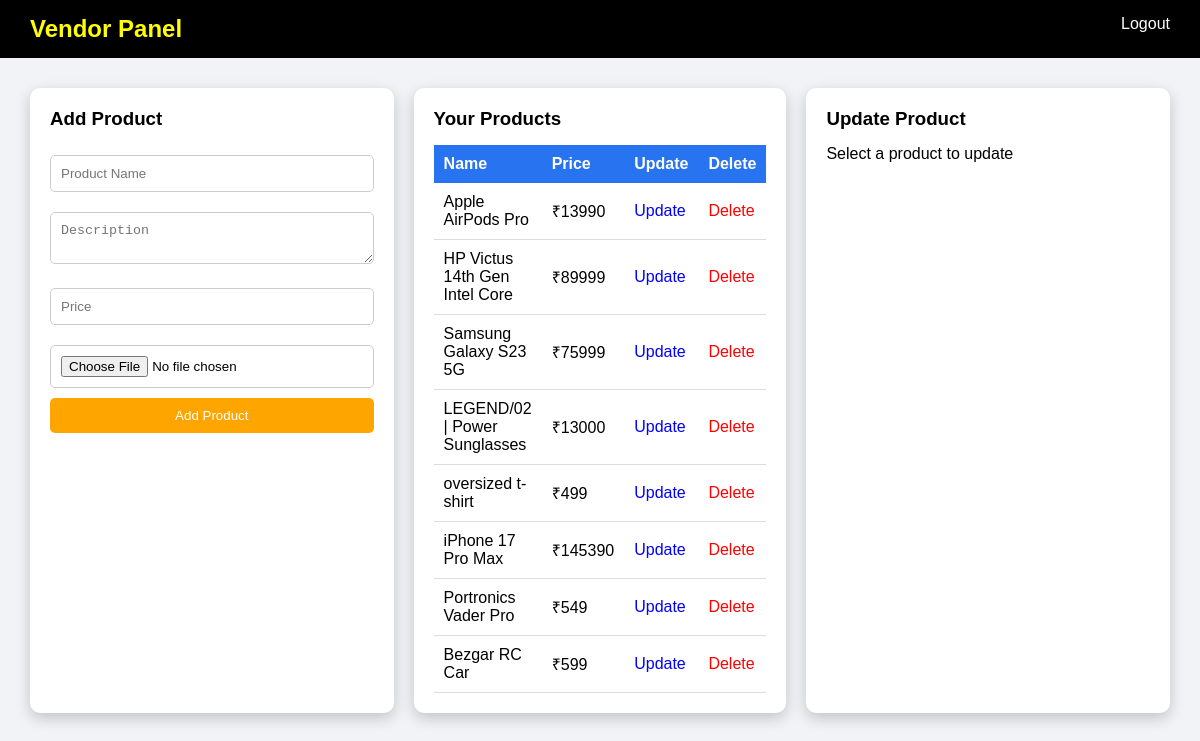
The page /vendor/ (signed in) on the database its author committed.
### store/models.py (models this page shows, shortened)
class Product(models.Model):
    vendor = models.ForeignKey(settings.AUTH_USER_MODEL, on_delete=models.CASCADE)
    name = models.CharField(max_length=200)
    description = models.TextField()
    price = models.IntegerField()
    image = models.ImageField(upload_to='products/', null=True, blank=True)

### store/views.py (the view, shortened to what this page needs)
# urls.py: path('vendor/', views.vendor_dashboard, name='vendor_dashboard'),
@login_required
def vendor_dashboard(request):
    if request.user.role != 'vendor':
        return redirect('home')
    products = Product.objects.filter(vendor=request.user)
    return render(request, 'vendor_dashboard.html', {
        'products': products
    })

### store/templates/vendor_dashboard.html (shortened to what this page needs)
<!DOCTYPE html>
<html>
<head>
</head>
<body>
<div class="navbar">
    <h2>Vendor Panel</h2>
    <a href="/logout/">Logout</a>
</div>
<div class="container">
    <div class="card">
        <h3>Add Product</h3>
        <form method="POST" enctype="multipart/form-data">
            <input type="text" name="name" placeholder="Product Name" required>
            <textarea name="description" placeholder="Description" required></textarea>
            <input type="number" name="price" placeholder="Price" required>
            <input type="file" name="image">
            <button type="submit">Add Product</button>
        </form>
    </div>
    <div class="card">
        <h3>Your Products</h3>
        <table>
            <tr>
                <th>Name</th>
                <th>Price</th>
                <th>Update</th>
                <th>Delete</th>
            </tr>
            {% for product in products %}
            <tr>
                <td>{{ product.name }}</td>
                <td>₹{{ product.price }}</td>
                <td>
                    <a href="{% url 'update_product' product.id %}" class="update">
                        Update
                    </a>
                </td>
                <td>
                    <a href="{% url 'delete_product' product.id %}" class="delete">
                        Delete
                    </a>
                </td>
            </tr>
            {% empty %}
            <tr>
                <td colspan="4">No products</td>
            </tr>
            {% endfor %}
        </table>
    </div>
    <div class="card">
        <h3>Update Product</h3>
        {% if edit_product %}
        <form method="POST" enctype="multipart/form-data">
            {% csrf_token %}
            <input type="text" name="name" value="{{ edit_product.name }}" required>
            <textarea name="description">{{ edit_product.description }}</textarea>
            <input type="number" name="price" value="{{ edit_product.price }}" required>
            <input type="file" name="image">
            <button type="submit">Update Product</button>
        </form>
        {% else %}
            <p>Select a product to update</p>
        {% endif %}
    </div>
</div>
</body>
</html>

### store/templates/vendor_dashboard.html (style rules this page uses)
* { margin: 0; padding: 0; box-sizing: border-box; }
body { font-family: Arial; background: #f1f3f6; }
.navbar { background: #000; color: yellow; padding: 15px 30px; display: flex; justify-content: space-between; }
.navbar a { color: white; text-decoration: none; }
.container { display: flex; gap: 20px; padding: 30px; }
.card { background: white; padding: 20px; border-radius: 10px; box-shadow: 0px 5px 15px rgba(0,0,0,0.2); flex: 1; }
h3 { margin-bottom: 15px; }
input, textarea { width: 100%; padding: 10px; margin: 10px 0; border-radius: 5px; border: 1px solid #ccc; }
button { width: 100%; padding: 10px; background: orange; color: white; border: none; border-radius: 5px; cursor: pointer; }
table { width: 100%; border-collapse: collapse; }
th { text-align: left; padding: 10px; background: #2874f0; color: white; }
td { padding: 10px; border-bottom: 1px solid #ddd; }
a.update { color: blue; text-decoration: none; }
a.delete { color: red; text-decoration: none; }

### rows shown on the page
Product: name "Apple AirPods Pro", price "13990"
Product: name "HP Victus 14th Gen Intel Core", price "89999"
Product: name "Samsung Galaxy S23 5G", price "75999"
Product: name "LEGEND/02 | Power Sunglasses", price "13000"
Product: name "oversized t-shirt", price "499"
Product: name "iPhone 17 Pro Max", price "145390"
Product: name "Portronics Vader Pro", price "549"
Product: name "Bezgar RC Car", price "599"
